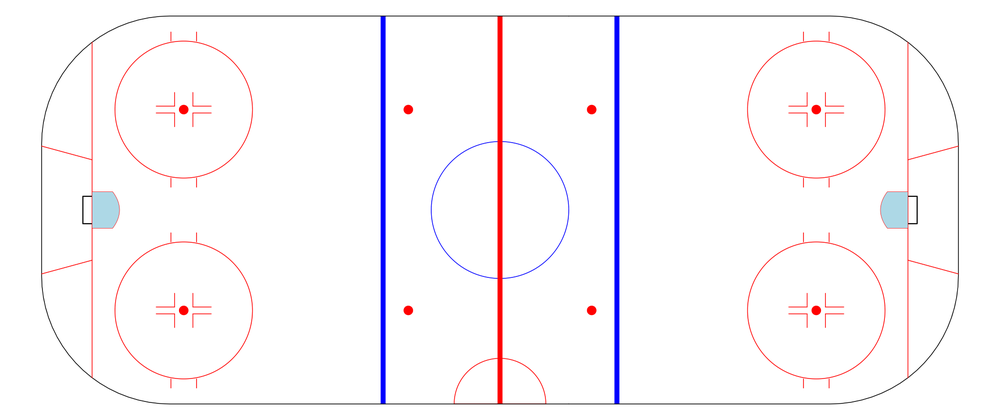
#> input picture ice_rink.png, 1000 x 420 px, shrunk from 2050 x 860 before the run
$ python annotate_homography.py
#> lines starting #> are read from the running program, lines starting #| are printed output that depends on the picture
"""
annotate_homography.py

script loads a directory of images, annotates

by Helmut Neher

TODO:
- loop through all images in directory
"""

import json
import codecs
import os

from tkinter import filedialog
from tkinter import *
# # import tkFileDialog
import cv2
import numpy as np
from matplotlib import pyplot as plt

def tellme(s):
    plt.title(s, fontsize=14)
    plt.draw()


# get directory using tkinter gui, then destroy
#https://stackoverflow.com/questions/19944712/browse-for-file-path-in-python
#https://www.youtube.com/watch?v=WTTzN8F5IMI
root = Tk()
currdir = "/home/Documents"
dirName = filedialog.askdirectory(parent=root, initialdir=currdir,
                                        title='Select the directory of your choice by entering into the directory.')
#> the answer given: .
try:
    root.destroy()
except:
    pass


# pertinent variables
imgPts = []
projPts = []
data = {}
toJsonData = {}
imgs =[]


# imgName = 'image1.jpg'
outFile = 'homographyData.json'
imgRink = cv2.imread('ice_rink.png',0)
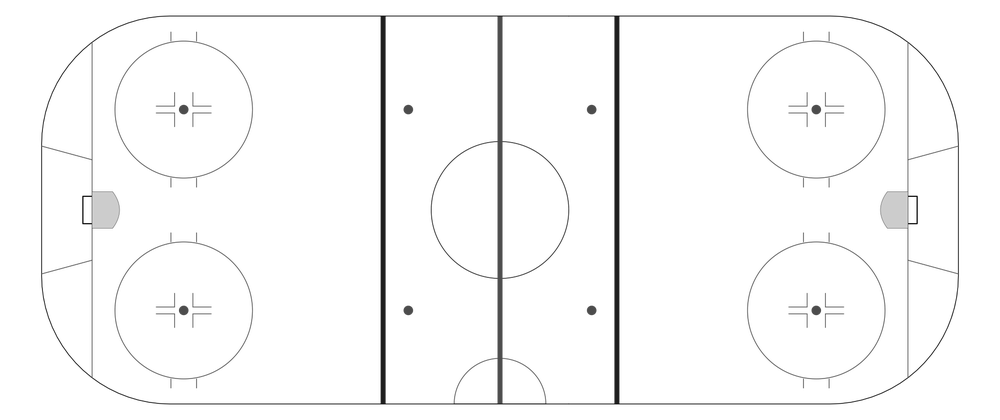
#> imgRink: shape (420, 1000); min 12, max 255, mean 248.9

# get list of images from directory
valid_images = [".jpg",".gif",".png"]
for f in os.listdir(dirName):
    ext = os.path.splitext(f)[1]
    if ext.lower() in valid_images:
        imgs.append([dirName,f])

for imgName in imgs:

    fullImageName = os.path.join(imgName[0],imgName[1])

    # img = cv2.imread(imgName,0)
    img = cv2.imread(fullImageName,0)

    # define first subplot and get points
    plt.clf()
    plt.subplot(2,1,1),plt.imshow(img,cmap = 'gray')
    plt.title('Original'), plt.xticks([]), plt.yticks([])

    tellme('Select 4 points on the image')
    while True:
        imgPts = []
        while len(imgPts) < 4:
#> (the run stopped early here; a loop or call above may not have finished)
